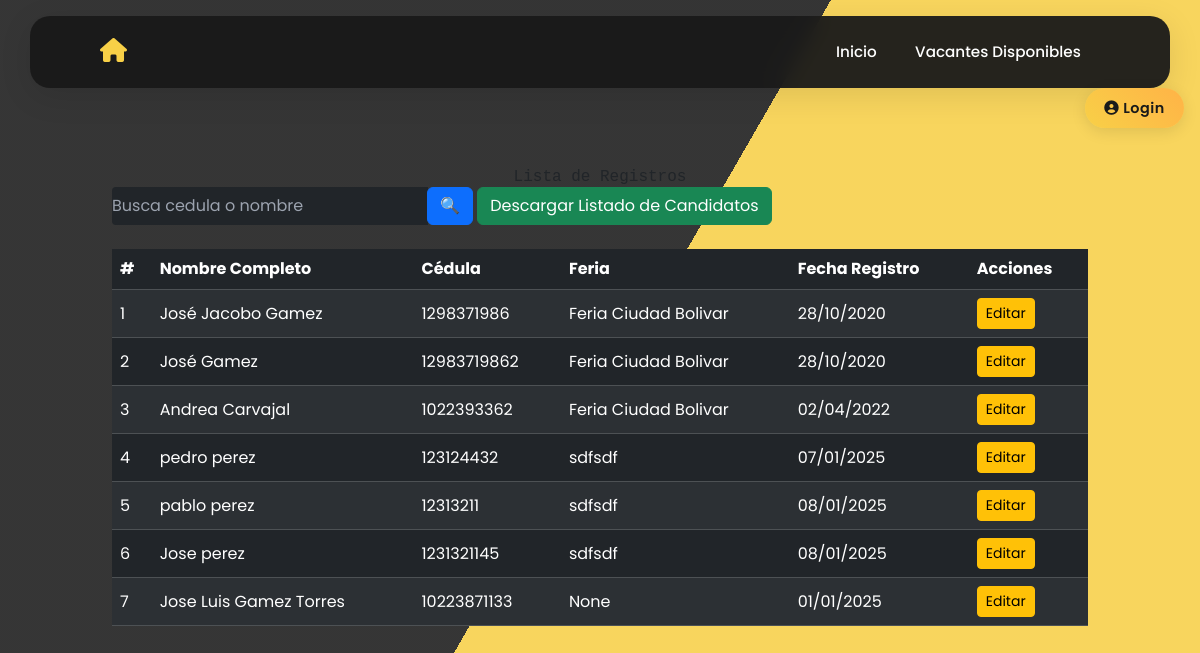
Before: /registros/ with the older database file.
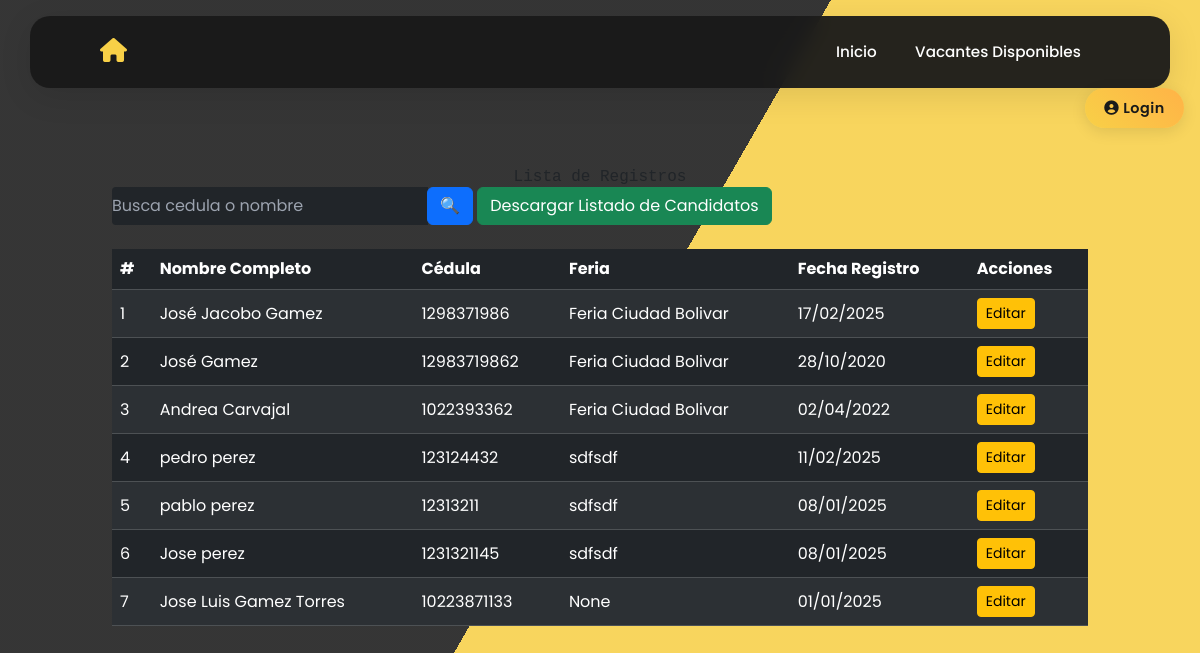
After: the same page with the newer database file.
### vacantes/models.py (models this page shows, shortened)
class RegistroCandidato(models.Model):
    SEX_CHOICES = [
        ('M', 'Mujer'),
        ('H', 'Hombre'),
        ('I', 'Intersexual'),
    ]
    DOCUMENT_TYPE_CHOICES = [
        ('CC', 'CEDULA DE CIUDADANIA'),
        ('PEP', 'PERMISO ESPECIAL DE PERMANENCIA'),
        ('TI', 'TARJETA DE IDENTIDAD'),
        ('DNI', 'DOCUMENTO NACIONAL DE IDENTIFICACION'),
        ('PAS', 'PASAPORTE'),
        ('CE', 'CEDULA DE EXTRANJERIA'),
    ]
    EDUCATION_LEVEL_CHOICES = [
        ('BP', 'BASICA PRIMARIA'),
        ('BS', 'BASICA SECUNDARIA'),
        ('BA', 'BACHILLER ACADEMICO'),
        ('EBA', 'ESTUDIANTE BACHILLER ACADEMICO'),
        ('TL', 'TECNICO LABORAL/PROFESIONAL'),
        ('ETL', 'ESTUDIANTE TECNICO LABORAL/PROFESIONAL'),
        ('T', 'TECNOLOGO'),
        ('ET', 'ESTUDIANTE TECNOLOGO'),
        ('P', 'PROFESIONAL'),
        ('EP', 'ESTUDIANTE PROFESIONAL'),
        ('PG', 'POSGRADO'),
    ]
    SCHEDULE_CHOICES = [
        ('FT', 'TIEMPO COMPLETO'),
        ('PT', 'MEDIO TIEMPO'),
        ('WE', 'FINES DE SEMANA'),
    ]
    DISABILITY_CHOICES = [
        ('SI', 'Sí'),
        ('NO', 'No'),
    ]
    SISE_CHOICES = [
        ('SI', 'Sí'),
        ('NO', 'No'),
    ]
    RECRUITER_CHOICES = [
        ('NN', 'No conoce el nombre'),
        ('AAM', 'Angel Andres Moyano Molano'),
        ('DAP', 'Diego Alejandro Parra Pinto'),
        ('EJC', 'Erika Julieth Cristancho Pérez'),
    ]
    feria = models.CharField(max_length=100, blank=True, null=True)
    fecha_feria = models.DateField(default=date(2025, 1, 1), blank=True, null=True)
    sexo = models.CharField(max_length=1, choices=SEX_CHOICES)
    tipo_documento = models.CharField(max_length=3, choices=DOCUMENT_TYPE_CHOICES)
    numero_documento = models.CharField(max_length=20, unique=True)
    nombres = models.CharField(max_length=100)
    apellidos = models.CharField(max_length=100)
    numero_celular = models.CharField(max_length=15)
    correo_electronico = models.EmailField()
    fecha_nacimiento = models.DateField()
    formacion_academica = models.CharField(max_length=3, choices=EDUCATION_LEVEL_CHOICES)
    programa_academico = models.CharField(max_length=100)
    experiencia_laboral = models.TextField(blank=True, null=True)
    interes_ocupacional = models.TextField(blank=True, null=True)
    localidad_municipio = models.CharField(max_length=100)
    candidato_discapacidad = models.CharField(max_length=2, choices=DISABILITY_CHOICES)
    tipo_discapacidad = models.CharField(max_length=100, blank=True, null=True)
    horario_interesado = models.CharField(max_length=2, choices=SCHEDULE_CHOICES)
    aspiracion_salarial = models.IntegerField(
        validators=[validar_aspiracion_salarial],
        help_text="Ingrese un valor numérico mayor a 1,000,000."
    )
    registrado_en_sise = models.CharField(max_length=2, choices=SISE_CHOICES)
    tecnico_seleccion = models.CharField(max_length=3, choices=RECRUITER_CHOICES, blank=True, null=True)
    vacantes_disponibles = models.ManyToManyField("Vacante", related_name="candidatos", blank=True)
    class Meta:
        verbose_name = "Registro de Candidato"
        verbose_name_plural = "Registros de Candidatos"

### vacantes/views.py (the view, shortened to what this page needs)
# urls.py: path('registros/', views.lista_registros, name='lista_registros'),
def lista_registros(request):
    query = request.GET.get('q', '')  # Captura el término de búsqueda
    registros = RegistroCandidato.objects.all()
    context = {
        'registros': registros,
        'query': query
    }
    return render(request, 'lista_registros.html', context)

### vacantes/templates/lista_registros.html (shortened to what this page needs)
{% extends 'base.html' %}
{% block contenido %}
<div class="container mt-5">
    <h1 class="text-center">Lista de Registros</h1>
    <form method="get" class="mb-4">
        <div class="input-group">
            <input class="text-white bg-dark" type="text" name="q" value="{{ query }}" class="form-control" placeholder="Busca cedula o nombre">
            <div class="input-group-append">
                <button class="btn btn-primary" type="submit">🔍</button>
                <a href="{% url 'exportar_candidatos' %}" class="btn btn-success">Descargar Listado de Candidatos</a>
            </div>
        </div>
    </form>
    <table class="table table-dark table-striped">
        <thead>
            <tr>
                <th>#</th>
                <th>Nombre Completo</th>
                <th>Cédula</th>
                <th>Feria</th>
                <th>Fecha Registro</th>
                <th>Acciones</th>
            </tr>
        </thead>
        <tbody>
            {% for registro in registros %}
                <tr>
                    <td>{{ forloop.counter }}</td>
                    <td>{{ registro.nombres }} {{ registro.apellidos }}</td>
                    <td>{{ registro.numero_documento }}</td>
                    <td>{{ registro.feria }}</td>
                    <td>{{ registro.fecha_feria|date:"d/m/Y" }}</td>
                    <td>
                        <a href="{% url 'editar_registro' registro.pk %}" class="btn btn-warning btn-sm">Editar</a>
                    </td>
                </tr>
            {% empty %}
                <tr>
                    <td colspan="5" class="text-center">No se encontraron registros.</td>
                </tr>
            {% endfor %}
        </tbody>
    </table>
</div>
{% endblock %}

Changed rows visible on the page:
changed RegistroCandidato "José Jacobo": fecha_feria "28/10/2020" → "17/02/2025"
changed RegistroCandidato "pedro": fecha_feria "07/01/2025" → "11/02/2025"
